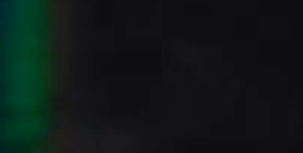
#> input picture rotatinator/P2100_images/extracted_rois_0/frame_17.png, 101 x 51 px, given in place of frame_90.png, which was not available (shown 3 times larger)
$ python plot_rotatinator_figure.py
#> lines starting #> are read from the running program, lines starting #| are printed output that depends on the picture
import os
from PIL import Image
import matplotlib.pyplot as plt
import pandas as pd
import numpy as np

# Run this file to plot simulation/observed images comparison from rotatinator.
# The experimental images are taken from "P600_images" and "P2100_images"
# Calculated images are taken from the "export"-folder and are created by program 2.

# Please insert values below:

# ------------------ #
patch = 'P2100' # P2100 or P600
simulation_resolution = 0.1 # Degrees (0.1 - 1)
# ------------------ #

if patch == 'P2100':
    folders = {
        '0%': 'rotatinator/P2100_images/extracted_ROIs_0',
        '5%': 'rotatinator/P2100_images/extracted_ROIs_5',
        '10%': 'rotatinator/P2100_images/extracted_ROIs_10'
    }
    # Periods of strained grating
    sim_p = {
        '0%': '2150',
        '5%': '2258',
        '10%': '2365'
    }
    frame_stop = 10 # Limit to observed angle in experiment

elif patch == "P600":
    folders = {
        '0%': 'rotatinator/P600_images/extracted_rois_0',
        '5%': 'rotatinator/P600_images/extracted_rois_5',
        '10%': 'rotatinator/P600_images/extracted_rois_10'
    }
    # Periods of strained grating
    sim_p = {
        '0%': '630',
        '5%': '660',
        '10%': '690'
    }
    frame_stop = 20 # Limit to observed angle in experiment

# Common frame numbers and folders for each strain
frame_numbers = list(range(90, frame_stop, -1))  # From 90 to 10

# Load and rotate images per strain
all_images = {}
max_widths = []
max_heights = []

for strain_label, folder in folders.items():
    images = []
    for i in frame_numbers:
        path = os.path.join(folder, f'frame_{i}.png')
        img = Image.open(path).rotate(90, expand=True)
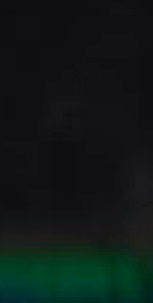
#> img: PIL image 51x101 RGB (shown 3 times larger); mean R, G, B 15.3, 24.5, 23.9
        # crop the images to square size from the center
        min_size = min(img.size)
#> min_size = 51
        # crop the first 50 images from center, the rest from bottom
        if i < 37:
            # crop from bottom
            left = (img.width - min_size) / 2
            top = img.height - min_size
            right = (img.width + min_size) / 2
            bottom = img.height *2
            # img = img.crop((left, top, right, bottom))
        else:
            left = (img.width - min_size) / 2
#> left = 0
            top = (img.height - min_size) / 2
#> top = 25
            right = (img.width + min_size) / 2
#> right = 51
            bottom = (img.height + min_size) / 2
#> bottom = 76
#> (the run stopped early here; a loop or call above may not have finished)

$ run again, on rotatinator/P2100_images/extracted_rois_0/frame_22.png
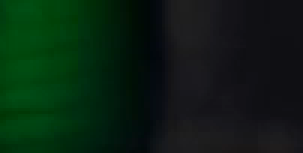
#> input picture rotatinator/P2100_images/extracted_rois_0/frame_22.png, 101 x 51 px, given in place of frame_90.png, which was not available (shown 3 times larger)
#> `img = Image.open(path).rotate(90, expand=True)`:
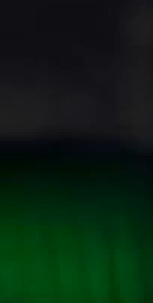
#> img: PIL image 51x101 RGB (shown 3 times larger); mean R, G, B 10.2, 32.8, 18.1

$ run again, on rotatinator/P2100_images/extracted_rois_0/frame_24.png
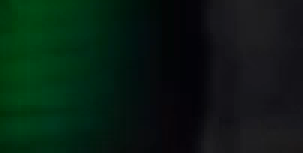
#> input picture rotatinator/P2100_images/extracted_rois_0/frame_24.png, 101 x 51 px, given in place of frame_90.png, which was not available (shown 3 times larger)
#> `img = Image.open(path).rotate(90, expand=True)`:
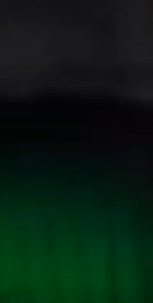
#> img: PIL image 51x101 RGB (shown 3 times larger); mean R, G, B 9, 29, 18.9

$ run again, on rotatinator/P2100_images/extracted_rois_0/frame_26.png
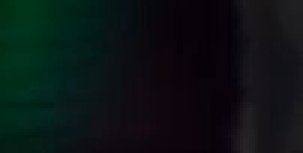
#> input picture rotatinator/P2100_images/extracted_rois_0/frame_26.png, 101 x 51 px, given in place of frame_90.png, which was not available (shown 3 times larger)
#> `img = Image.open(path).rotate(90, expand=True)`:
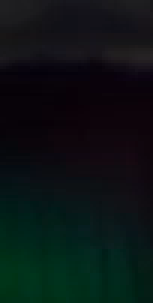
#> img: PIL image 51x101 RGB (shown 3 times larger); mean R, G, B 11.2, 19.7, 20.2
